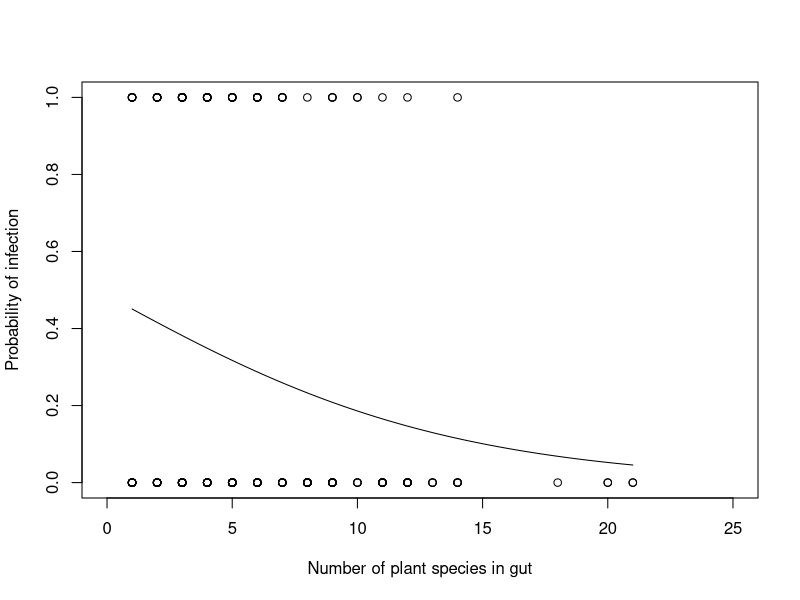

Here is the R script that generated this plot:
# Regression analysis of BLH infection status on plant species richness

camille_2019 <- read.csv("data/camille.2019.csv")
camille_2020 <- read.csv("data/camille.2020.csv")
camille_2021 <- read.csv("data/camille.2021.csv")

#BLTVA

# Number of plant species per BLH individual
a <- tapply(camille_2019$BLTVA, camille_2019$BLH, length)
a1 <- tapply(camille_2020$BLTVA, camille_2020$BLH, length)
a2 <- tapply(camille_2021$BLTVA, camille_2021$BLH, length)

# Infection status per BLH individual

b <- tapply(camille_2019$BLTVA, camille_2019$BLH, mean, na.rm = TRUE)
b1 <- tapply(camille_2020$BLTVA, camille_2020$BLH, mean, na.rm = TRUE)
b2 <- tapply(camille_2021$BLTVA, camille_2021$BLH, mean, na.rm = TRUE)

BLTVA <- data.frame(p_sp = c(a, a1, a2), infect = c(b, b1, b2))

model_TVA <- glm(infect ~ p_sp, data = BLTVA, family = binomial)
summary(model_TVA)

#BCTV

# Infection status per BLH individual

d <- tapply(camille_2019$BCTV, camille_2019$BLH, mean, na.rm = TRUE)
d1 <- tapply(camille_2020$BCTV, camille_2020$BLH, mean, na.rm = TRUE)
d2 <- tapply(camille_2021$BCTV, camille_2021$BLH, mean, na.rm = TRUE)

BCTV <- data.frame(p_sp = c(a, a1, a2), infect = c(d, d1, d2))

model_CTV <- glm(infect ~ p_sp, data = BCTV, family = binomial)
summary(model_CTV)

prediction <- data.frame(p_sp = seq(1, 21, len = length(BCTV$infect)))

prediction$pred <- predict(model_CTV, newdata = prediction, type="response")

plot(BCTV$p_sp, BCTV$infect, xlab = "Number of plant species in gut", ylab = "Probability of infection", xlim = c(0, 25))
lines(prediction$p_sp, prediction$pred)

# There are some NA in very high plant richness individuals, which would be interesting to double-check

